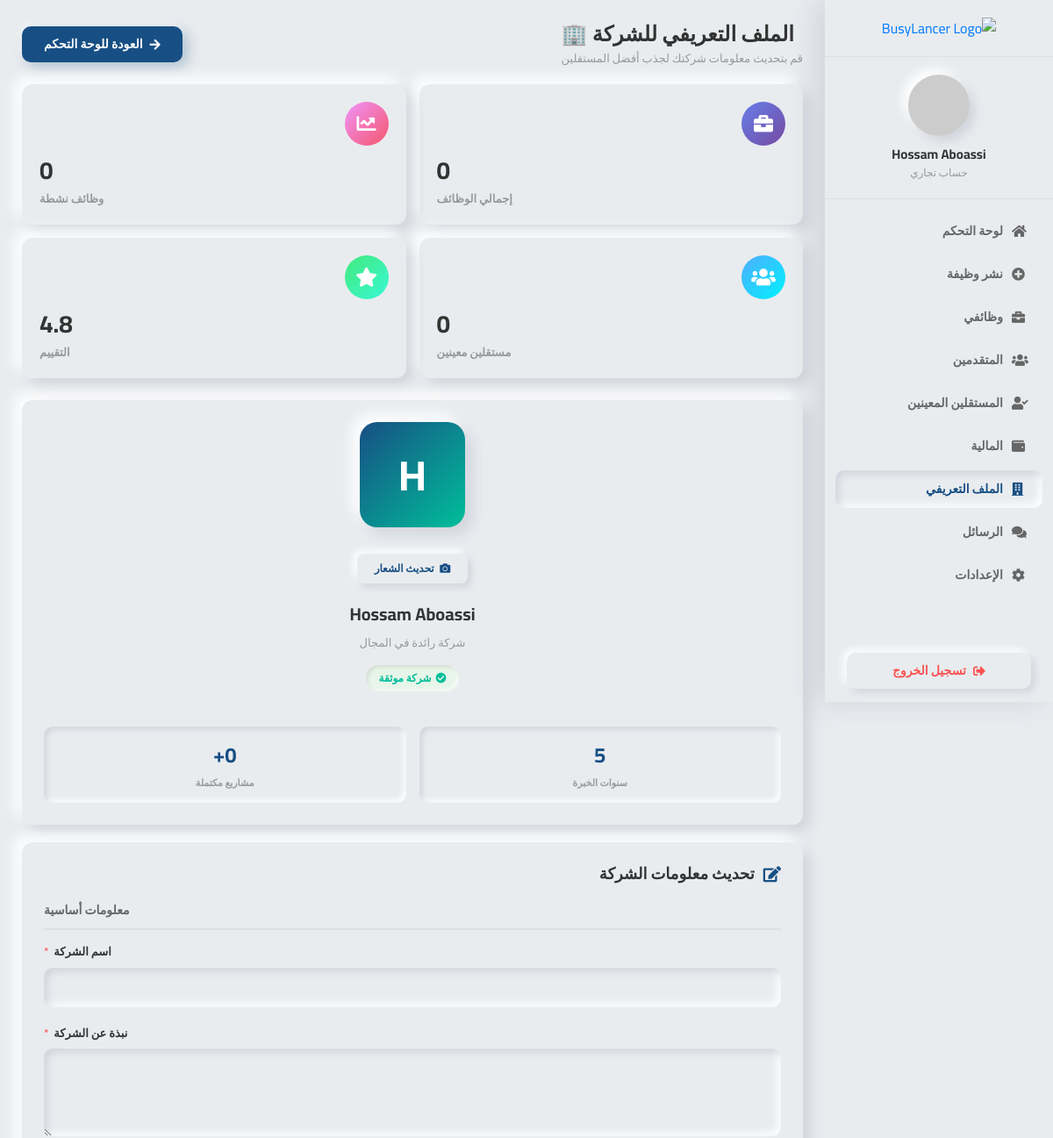
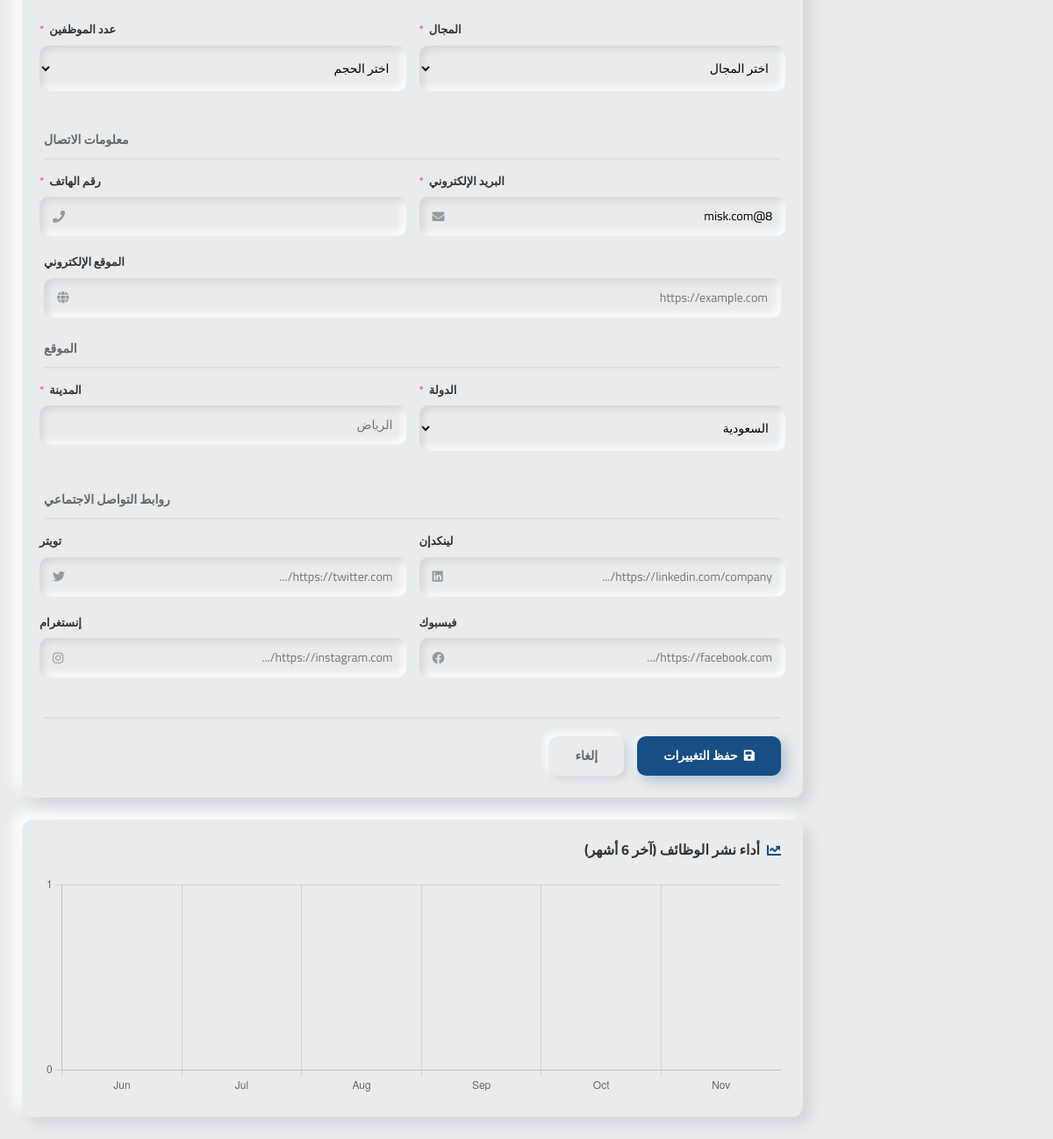
Screenshot of /company-profile.php (signed in) with the database file from the repository (2 pictures, top to bottom).
### tables this page shows
CREATE TABLE `users` (
  `id` int(11) NOT NULL,
  `name` varchar(100) NOT NULL,
  `first_name` varchar(100) DEFAULT NULL,
  `last_name` varchar(100) DEFAULT NULL,
  `email` varchar(100) NOT NULL,
  `email_verified` tinyint(1) DEFAULT 0,
  `password` varchar(255) NOT NULL,
  `role` enum('freelancer','business','admin') DEFAULT 'freelancer',
  `phone` varchar(20) DEFAULT NULL,
  `whatsapp` varchar(30) DEFAULT NULL,
  `phone_verified` tinyint(1) DEFAULT 0,
  `city` varchar(100) DEFAULT NULL,
  `gender` enum('ذكر','أنثى') DEFAULT NULL,
  `age` int(11) DEFAULT NULL,
  `nationality` varchar(100) DEFAULT NULL,
  `id_number` varchar(50) DEFAULT NULL,
  `has_driving_license` enum('نعم','لا') DEFAULT NULL,
  `height` int(11) DEFAULT NULL,
  `weight` int(11) DEFAULT NULL,
  `body_shape` enum('نحيف','رياضي','متوسط','ممتلئ') DEFAULT NULL,
  `hair_color` enum('أسود','بني','أشقر','أحمر','رمادي') DEFAULT NULL,
  `eye_color` enum('أسود','بني','أزرق','أخضر','عسلي') DEFAULT NULL,
  `clothing_type` enum('حجاب','نقاب','بدون','تغطية كاملة') DEFAULT NULL,
  `languages` varchar(500) DEFAULT NULL,
  `profile_photo` varchar(255) DEFAULT NULL,
  `bio` text DEFAULT NULL,
  `specializations` text DEFAULT NULL,
  `bank_iban` varchar(50) DEFAULT NULL,
  `hourly_rate` decimal(10,2) DEFAULT 0.00,
  `language` enum('ar','en') DEFAULT 'en',
  `currency` varchar(3) DEFAULT 'SAR',
  `is_profile_public` tinyint(1) DEFAULT 1,
  `is_calendar_public` tinyint(1) DEFAULT 1,
  `status` enum('active','suspended','deleted') DEFAULT 'active',
  `created_at` timestamp NULL DEFAULT current_timestamp(),
  `last_login` datetime DEFAULT NULL,
  `updated_at` timestamp NULL DEFAULT current_timestamp() ON UPDATE current_timestamp()
);

### company-profile.php (the view, shortened to what the rows shown need)
<?php
require_once '../config.php';
require_once '../functions.php';
$user = getCurrentUser($pdo);
$jobs_timeline = ['labels' => [], 'data' => []];
try {
    for ($i = 5; $i >= 0; $i--) {
        $month_name = date('M', strtotime("-$i months"));
        $jobs_timeline['labels'][] = $month_name;
        $count = 0;
        $jobs_timeline['data'][] = $count;
    }
} catch(PDOException $e) {
    for ($i = 5; $i >= 0; $i--) {
        $jobs_timeline['labels'][] = date('M', strtotime("-$i months"));
        $jobs_timeline['data'][] = 0;
    }
}
?>
<!DOCTYPE html>
<html lang="ar" dir="rtl">
<head>
    <link href="https://cdn.jsdelivr.net/npm/bootstrap@4.6.2/dist/css/bootstrap.min.css" rel="stylesheet">
    <link href="https://cdnjs.cloudflare.com/ajax/libs/font-awesome/5.15.4/css/all.min.css" rel="stylesheet">
</head>
<body>
    <div class="sidebar">
        <div class="sidebar-user">
            <div class="user-info">
                <h6><?= htmlspecialchars($user['company_name'] ?? ($user['first_name'] . ' ' . $user['last_name'])) ?></h6>
                <small>حساب تجاري</small>
            </div>
        </div>
    </div>
    <div class="main-content">
        <div class="page-header">
            <div>
                <h2>الملف التعريفي للشركة 🏢</h2>
            </div>
        </div>
        <div class="content-layout">
            <div class="company-card">
                <div class="company-logo">
                    <?php if (!empty($user['avatar'])): ?>
                        <img src="<?= htmlspecialchars($user['avatar']) ?>" alt="Company Logo">
                    <?php else: ?>
                        <?= strtoupper(substr($user['company_name'] ?? $user['first_name'], 0, 1)) ?>
                    <?php endif; ?>
                </div>
                <button class="upload-logo-btn" onclick="alert('سيتم إضافة رفع الشعار قريباً')">
                    <i class="fas fa-camera ml-1"></i>
                    تحديث الشعار
                </button>
                <div style="margin: 20px 0;">
                    <div class="company-name">
                        <?= htmlspecialchars($user['company_name'] ?? ($user['first_name'] . ' ' . $user['last_name'])) ?>
                    </div>
                    <div class="company-tagline">
                        <?= htmlspecialchars($user['headline'] ?? 'شركة رائدة في المجال') ?>
                    </div>
                    <span class="verification-badge">
                        <i class="fas fa-check-circle"></i>
                        شركة موثقة
                    </span>
                </div>
                <div class="company-stats">
                    <div class="mini-stat">
                    </div>
                    <div class="mini-stat">
                    </div>
                </div>
            </div>
            <div class="form-card">
                <form method="POST" action="">
                    <div class="form-section">
                        <div class="form-row">
                            <div class="form-group">
                                <div class="input-icon">
                                    <i class="fas fa-envelope"></i>
                                    <input type="email" name="email" class="form-control-neumorphic"
                                           value="<?= htmlspecialchars($user['email'] ?? '') ?>" required>
                                </div>
                            </div>
                        </div>
                    </div>
                </form>
            </div>
        </div>
    </div>
    <script>
        // Performance Chart
        const performanceCtx = document.getElementById('performanceChart').getContext('2d');
        new Chart(performanceCtx, {
            type: 'bar',
            data: {
                labels: <?= json_encode($jobs_timeline['labels']) ?>,
                datasets: [{
                    label: 'الوظائف المنشورة',
                    data: <?= json_encode($jobs_timeline['data']) ?>,
                    backgroundColor: 'rgba(23, 79, 132, 0.8)',
                    borderRadius: 8,
                    borderSkipped: false
                }]
            },
            options: {
                responsive: true,
                maintainAspectRatio: false,
                plugins: {
                    legend: {
                        display: false
                    }
                },
                scales: {
                    y: {
                        beginAtZero: true,
                        ticks: {
                            precision: 0
                        }
                    }
                }
            }
        });
    </script>
</body>
</html>

### rows the page displays
users: first_name+last_name "Hossam Aboassi", first_name "H", email "8@misk.com"

### other values shown
$performance_stats['total_jobs'] "0"
$performance_stats['active_jobs'] "0"
$performance_stats['total_hired'] "0"
$performance_stats['avg_rating'] "4.8"
$user['headline'] "شركة رائدة في المجال"
chart data {{ json_encode($jobs_timeline['labels']) }} ["Jun","Jul","Aug","Sep","Oct","Nov"]
chart data {{ json_encode($jobs_timeline['data']) }} [0,0,0,0,0,0]
